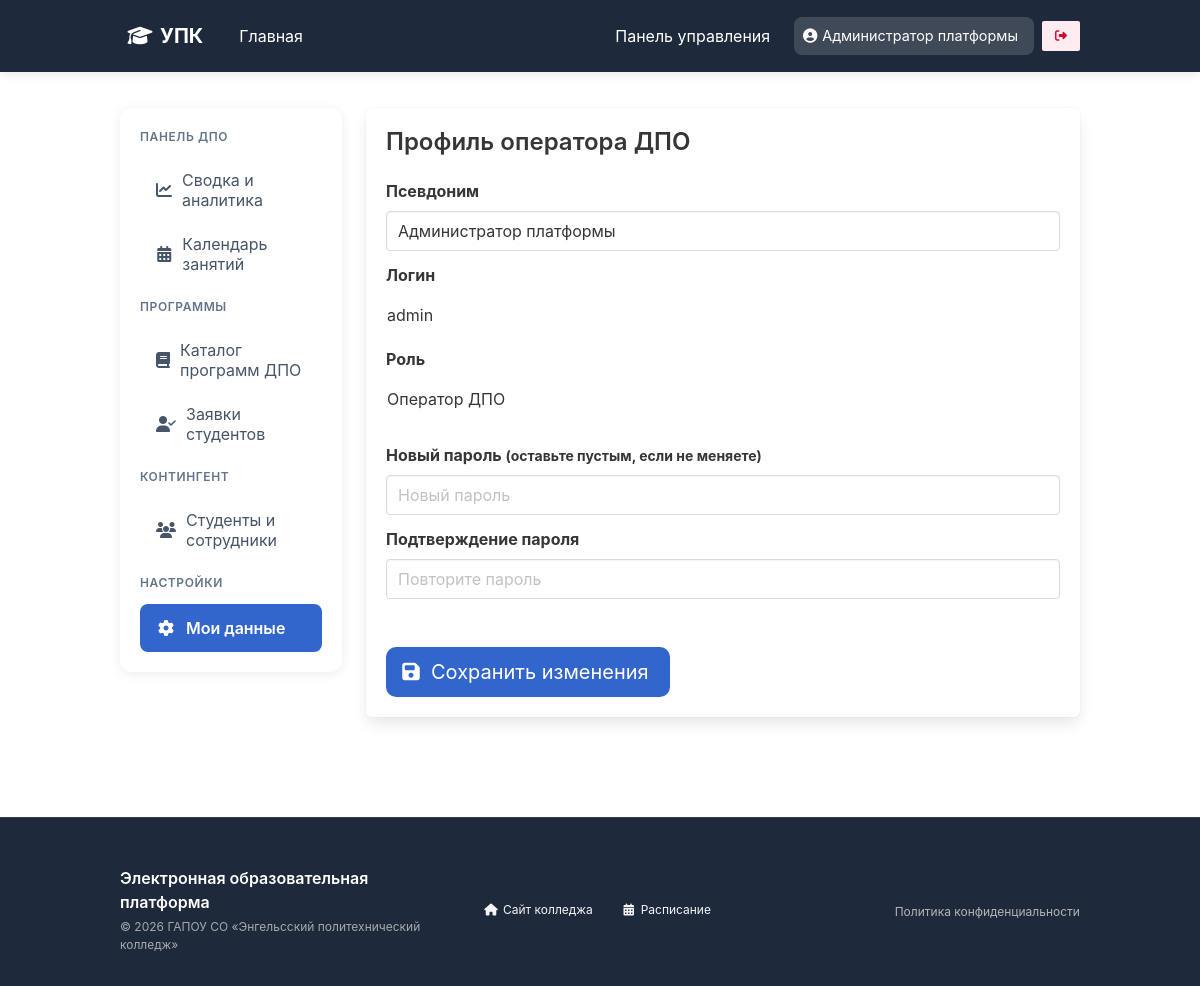
The app's page /pages/admin/settings.php (signed in) with its own data.
### tables this page shows
CREATE TABLE `users` (
  `id` int NOT NULL,
  `login` varchar(50) NOT NULL,
  `password_hash` varchar(255) NOT NULL,
  `role` enum('student','teacher','admin') NOT NULL DEFAULT 'student',
  `full_name` varchar(100) NOT NULL,
  `group_name` varchar(20) DEFAULT NULL,
  `group_id` int DEFAULT NULL,
  `remember_token` varchar(255) DEFAULT NULL
);

### pages/admin/settings.php (the view, shortened to what this page needs)
<?php
require_once '../../db/db.php';
$user_id = $_SESSION['user_id'];
$stmt = $db->prepare("SELECT full_name, login, role FROM users WHERE id = ?");
$stmt->execute([$user_id]);
$user = $stmt->fetch();
include '../../includes/header.php';
?>
<section class="section">
    <div class="container">
        <div class="columns">
            <div class="column is-3">
                <?php include 'sidebar.php'; ?>
            </div>
            <div class="column">
                <div class="box">
                    <h1 class="title is-4 mb-5">Профиль оператора ДПО</h1>
                    <form method="POST">
                        <div class="field">
                            <label class="label">Псевдоним</label>
                            <div class="control">
                                <input class="input" type="text" name="full_name"
                                       value="<?= htmlspecialchars($user['full_name'] ?? '') ?>" placeholder="Если пусто, будет использован логин">
                            </div>
                        </div>
                        <div class="field">
                            <label class="label">Логин</label>
                            <div class="control">
                                <input class="input is-static" type="text"
                                       value="<?= htmlspecialchars($user['login'] ?? '') ?>" readonly>
                            </div>
                        </div>
                        <div class="field">
                            <label class="label">Роль</label>
                            <div class="control">
                                <input class="input is-static" type="text"
                                       value="<?= htmlspecialchars([
                                           'student' => 'Студент',
                                           'teacher' => 'Преподаватель',
                                           'admin' => 'Оператор ДПО',
                                       ][$user['role'] ?? ''] ?? ($user['role'] ?? '')) ?>" readonly>
                            </div>
                        </div>
                        <div class="field mt-5">
                            <label class="label">Новый пароль <small>(оставьте пустым, если не меняете)</small></label>
                            <div class="control">
                                <input class="input" type="password" name="password" placeholder="Новый пароль">
                            </div>
                        </div>
                        <div class="field">
                            <label class="label">Подтверждение пароля</label>
                            <div class="control">
                                <input class="input" type="password" name="confirm_password" placeholder="Повторите пароль">
                            </div>
                        </div>
                        <div class="field mt-6">
                            <button type="submit" class="button is-link is-medium">
                                <span class="icon"><i class="fas fa-save"></i></span>
                                <span>Сохранить изменения</span>
                            </button>
                        </div>
                    </form>
                </div>
            </div>
        </div>
    </div>
</section>
<?php include '../../includes/footer.php'; ?>

### css/style.css (style rules this page uses)
:root { --primary-dark:#0D1F3C; --primary-blue:#3366CC; --light-gray:#F7F7F7; --border-gray:#E0E0E0; }
html, body { height: 100%; margin: 0; padding: 0; overflow-x: hidden; }
body { display: flex; flex-direction: column; min-height: 100vh; }
.button.is-link { background:var(--primary-blue); }
.button.is-link, .button.is-success, .button.is-warning, .button.is-danger, .button.is-info { border-radius: 10px; }

### includes/header.php (style rules this page uses)
:root { --primary-blue: #3366cc; --primary-dark: #1e293b; }

### includes/footer.php (style rules this page uses)
body { display: flex; flex-direction: column; min-height: 100vh; }

### records on screen
users: full_name "Администратор платформы", login "admin", role "Оператор ДПО"

### other values on screen
$_SESSION['full_name'] "Администратор платформы"
